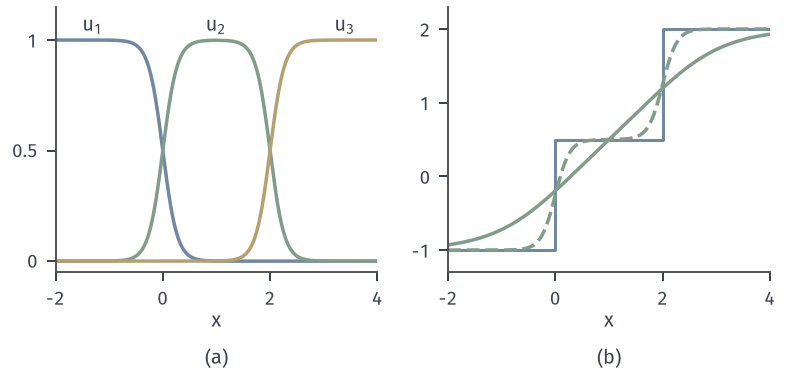

Recreate this plot in Python.
from pathlib import Path
import sys
ROOT = next(p for p in Path(__file__).resolve().parents if (p/'build.sh').is_file() and (p/'tex/book.tex').is_file())
sys.path.insert(0, str(ROOT/'figures/00-shared/mathematical-preliminaries-upper/00-shared/comprehension-figures'))
from support import figure, save, BLUE, GREEN, YELLOW, RED, PURPLE, INK, MUTED, GRID, BLUE_FILL, GREEN_FILL, YELLOW_FILL, RED_FILL, PURPLE_FILL
import numpy as np
HERE = Path(__file__).resolve().parent
STROKE = '#4C4D4F'
def panel(fig, left, right, top, bottom, wspace=.25, hspace=.2):
    fig.set_layout_engine(None)
    fig.subplots_adjust(left=left, right=right, top=top, bottom=bottom, wspace=wspace, hspace=hspace)
def tag(fig, ax, s, y=None, d=.15):
    p = ax.get_position(); fig.text((p.x0+p.x1)/2, (p.y0-d) if y is None else y, s, ha='center', va='top')
def opt(ax, x=0, y=0, ms=4.8, z=7): ax.plot([x],[y],'o',ms=ms,color=RED,mew=0,zorder=z)
# f=max{-x,x/2,2x-3} 的熵平滑：(a) 分支权重 mu=0.2；(b) 导数对比。
a=np.array([-1,.5,2.]);b=np.array([0,0,-3.])
def p(x,m):
    z=(np.outer(x,a)+b)/m;z=z-z.max(1,keepdims=True);w=np.exp(z);return w/w.sum(1,keepdims=True)
X=np.linspace(-2,4,1201)
fig,(A,B)=figure(width_mm=112,height_mm=52,ncols=2)
panel(fig,.07,.97,.98,.26,wspace=.22)
P=p(X,.2)
A.plot(X,P[:,0],color=BLUE,lw=1.4);A.plot(X,P[:,1],color=GREEN,lw=1.4);A.plot(X,P[:,2],color=YELLOW,lw=1.4)
A.set_xlim(-2,4);A.set_ylim(-.05,1.15);A.set_xticks([-2,0,2,4]);A.set_yticks([0,.5,1],['$0$','$0.5$','$1$']);A.set_xlabel('$x$',labelpad=1)
A.text(-1.5,1.04,'$u_1$',color=INK);A.text(.8,1.04,'$u_2$',color=INK);A.text(3.2,1.04,'$u_3$',color=INK)
B.plot([-2,0,0,2,2,4],[-1,-1,.5,.5,2,2],color=BLUE,lw=1.2)
B.plot(X,(p(X,.2)*a).sum(1),color=GREEN,lw=1.4,ls='--');B.plot(X,(p(X,1.)*a).sum(1),color=GREEN,lw=1.4)
B.set_xlim(-2,4);B.set_ylim(-1.3,2.3);B.set_xticks([-2,0,2,4]);B.set_yticks([-1,0,1,2]);B.set_xlabel('$x$',labelpad=1)
fig.canvas.draw();tag(fig,A,'(a)',y=.055);tag(fig,B,'(b)',y=.055)
save(fig,HERE,'figure',{'mu':[.2,1.]})
